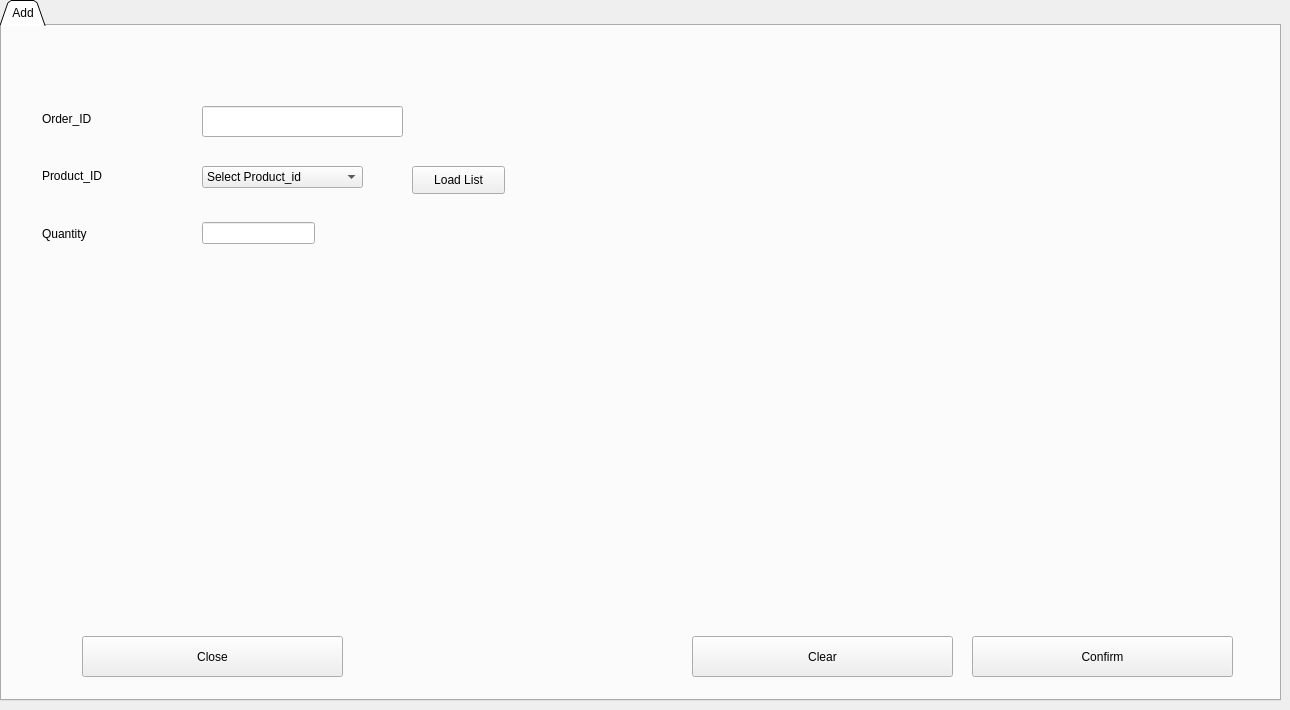
   <widget class="QWidget" name="tab">
    <attribute name="title">
     <string>Import_Order</string>
    </attribute>
    <widget class="QTabWidget" name="tabWidget_2">
     <property name="geometry">
      <rect>
       <x>0</x>
       <y>0</y>
       <width>1281</width>
       <height>701</height>
      </rect>
     </property>
     <property name="tabShape">
      <enum>QTabWidget::Triangular</enum>
     </property>
     <property name="currentIndex">
      <number>0</number>
     </property>
     <widget class="QWidget" name="tab_2">
      <attribute name="title">
       <string>Add</string>
      </attribute>
      <widget class="QComboBox" name="comboBox_Import_select_product">
       <property name="geometry">
        <rect>
         <x>200</x>
         <y>140</y>
         <width>161</width>
         <height>22</height>
        </rect>
       </property>
       <item>
        <property name="text">
         <string>Select Product_id</string>
        </property>
       </item>
      </widget>
      <widget class="QLabel" name="label_Refill_add_ID_2">
       <property name="geometry">
        <rect>
         <x>40</x>
         <y>85</y>
         <width>101</width>
         <height>16</height>
        </rect>
       </property>
       <property name="text">
        <string>Order_ID</string>
       </property>
      </widget>
      <widget class="QLineEdit" name="lineEdit_Import_Add_ID">
       <property name="geometry">
        <rect>
         <x>200</x>
         <y>80</y>
         <width>201</width>
         <height>31</height>
        </rect>
       </property>
      </widget>
      <widget class="QLabel" name="label_Refill_select_Type_2">
       <property name="geometry">
        <rect>
         <x>40</x>
         <y>200</y>
         <width>55</width>
         <height>16</height>
        </rect>
       </property>
       <property name="text">
        <string>Quantity</string>
       </property>
      </widget>
      <widget class="QLabel" name="label_Refill_select_state_2">
       <property name="geometry">
        <rect>
         <x>40</x>
         <y>142</y>
         <width>91</width>
         <height>16</height>
        </rect>
       </property>
       <property name="text">
        <string>Product_ID</string>
       </property>
      </widget>
      <widget class="QPushButton" name="pushButton_Add_Refill_Clear_2">
       <property name="geometry">
        <rect>
         <x>690</x>
         <y>610</y>
         <width>261</width>
         <height>41</height>
        </rect>
       </property>
       <property name="text">
        <string>Clear</string>
       </property>
      </widget>
      <widget class="QPushButton" name="pushButton_Add_Refill_Close_2">
       <property name="geometry">
        <rect>
         <x>80</x>
         <y>610</y>
         <width>261</width>
         <height>41</height>
        </rect>
       </property>
       <property name="text">
        <string>Close</string>
       </property>
      </widget>
      <widget class="QPushButton" name="pushButton_Add_Import_Submit">
       <property name="geometry">
        <rect>
         <x>970</x>
         <y>610</y>
         <width>261</width>
         <height>41</height>
        </rect>
       </property>
       <property name="text">
        <string>Confirm</string>
       </property>
      </widget>
      <widget class="QLineEdit" name="lineEdit_Import_Add_QUantity">
       <property name="geometry">
        <rect>
         <x>200</x>
         <y>196</y>
         <width>113</width>
         <height>22</height>
        </rect>
       </property>
      </widget>
      <widget class="QPushButton" name="pushButton_Load_Product_List">
       <property name="geometry">
        <rect>
         <x>410</x>
         <y>140</y>
         <width>93</width>
         <height>28</height>
        </rect>
       </property>
       <property name="text">
        <string>Load List</string>
       </property>
      </widget>
     </widget>
    </widget>
   </widget>
